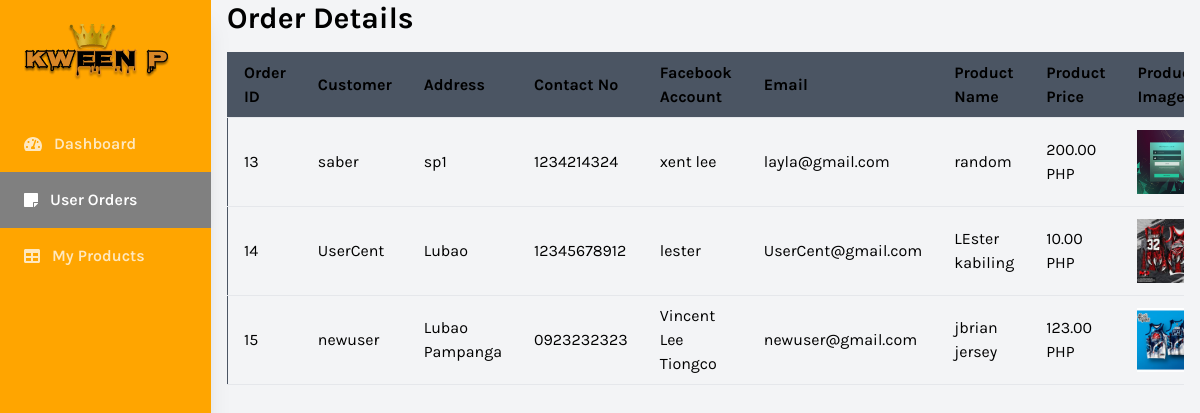
Screenshot of /userOrder.php (signed in) with the database file from the repository.
### tables this page shows
CREATE TABLE `orders` (
  `id` int(11) NOT NULL,
  `user_id` int(11) DEFAULT NULL,
  `product_id` int(11) DEFAULT NULL,
  `order_date` datetime DEFAULT NULL,
  `status` varchar(50) DEFAULT NULL,
  `facebook_account` varchar(255) DEFAULT NULL
);

CREATE TABLE `users` (
  `id` int(11) NOT NULL,
  `username` varchar(50) NOT NULL,
  `email` varchar(100) NOT NULL,
  `password` varchar(255) NOT NULL,
  `contact_no` varchar(15) DEFAULT NULL,
  `address` text DEFAULT NULL,
  `role` enum('user','admin') DEFAULT 'user',
  `created_at` timestamp NOT NULL DEFAULT current_timestamp()
);

CREATE TABLE `products` (
  `id` int(11) NOT NULL,
  `name` varchar(255) NOT NULL,
  `description` text DEFAULT NULL,
  `price` decimal(10,2) NOT NULL,
  `image_url` varchar(255) DEFAULT NULL,
  `date_created` datetime DEFAULT current_timestamp(),
  `date_updated` datetime DEFAULT current_timestamp() ON UPDATE current_timestamp(),
  `size` enum('S','M','L','XL','XXL') DEFAULT NULL,
  `stock` tinyint(1) NOT NULL DEFAULT 1
);

### userOrder.php (the view, shortened to what this page needs)
<?php
include 'db_connection.php';
$query = "
    SELECT o.id AS order_id, u.username, u.address, u.contact_no, u.email,
           p.name AS product_name, p.price AS product_price,
           p.image_url, o.order_date, o.status, o.facebook_account
    FROM orders o
    JOIN users u ON o.user_id = u.id
    JOIN products p ON o.product_id = p.id
";
$result = mysqli_query($db, $query);
?>
<!DOCTYPE html>
<html lang="en">
<head>
    <script src="https://cdn.tailwindcss.com"></script>
</head>
<body class="bg-gray-100 font-family-karla flex">
<aside class="relative bg-sidebar h-screen w-64 hidden sm:block shadow-xl">
    <div class="p-6">
        <img src="images/logo1.png" alt="">
    </div>
    <nav class="text-white text-base font-semibold pt-3">
        <a href="adminDashboard.php" class="flex items-center text-white opacity-75 hover:opacity-100 py-4 pl-6 nav-item">
            <i class="fas fa-tachometer-alt mr-3"></i>
            Dashboard
        </a>
        <a href="userOrder.php" class="flex items-center active-nav-link text-white py-4 pl-6 nav-item">
            <i class="fas fa-sticky-note mr-3"></i>
            User Orders
        </a>
        <a href="myProducts.php" class="flex items-center text-white opacity-75 hover:opacity-100 py-4 pl-6 nav-item">
            <i class="fas fa-table mr-3"></i>
            My Products
        </a>
    </nav>
</aside>
<div class="relative w-full flex flex-col h-screen overflow-hidden">
    <div class="container mx-auto px-4 flex-1">
        <h2 class="text-3xl font-bold mb-4">Order Details</h2>
        <div class="overflow-x-auto h-full">
            <div class="max-h-[calc(100vh-6rem)] overflow-y-auto">
                <table class="min-w-full border border-gray-600">
                    <thead class="bg-gray-600 sticky top-0 z-10">
                        <tr>
                            <th class="px-4 py-2 text-left border-b">Order ID</th>
                            <th class="px-4 py-2 text-left border-b">Customer</th>
                            <th class="px-4 py-2 text-left border-b">Address</th>
                            <th class="px-4 py-2 text-left border-b">Contact No</th>
                            <th class="px-4 py-2 text-left border-b">Facebook Account</th>
                            <th class="px-4 py-2 text-left border-b">Email</th>
                            <th class="px-4 py-2 text-left border-b">Product Name</th>
                            <th class="px-4 py-2 text-left border-b">Product Price</th>
                            <th class="px-4 py-2 text-left border-b">Product Image</th>
                        </tr>
                    </thead>
                    <tbody class="text-black">
                        <?php while ($row = mysqli_fetch_assoc($result)): ?>
                            <tr>
                                <td class="px-4 py-2 border-b"><?php echo $row['order_id']; ?></td>
                                <td class="px-4 py-2 border-b"><?php echo $row['username']; ?></td>
                                <td class="px-4 py-2 border-b"><?php echo $row['address']; ?></td>
                                <td class="px-4 py-2 border-b"><?php echo $row['contact_no']; ?></td>
                                <td class="px-4 py-2 border-b"><?php echo htmlspecialchars($row['facebook_account']); ?></td>
                                <td class="px-4 py-2 border-b"><?php echo $row['email']; ?></td>
                                <td class="px-4 py-2 border-b"><?php echo $row['product_name']; ?></td>
                                <td class="px-4 py-2 border-b"><?php echo number_format($row['product_price'], 2); ?> PHP</td>
                                <td class="px-4 py-2 border-b"><img src="<?php echo $row['image_url']; ?>" alt="<?php echo $row['product_name']; ?>" class="w-16 h-16 object-cover"></td>
                            </tr>
                        <?php endwhile; ?>
                    </tbody>
                </table>
            </div>
        </div>
    </div>
</div>
</body>
</html>

### userOrder.php (style rules this page uses)
.font-family-karla { font-family: karla; }
.bg-sidebar { background: orange; }
.active-nav-link { background: grey; }

### rows the page displays
orders: id "13", user.username "saber", user.address "sp1", user.contact_no "1234214324", facebook_account "xent lee", user.email "layla@gmail.com", product.name "random", product.price "200.00", product.image_url (picture)
orders: id "14", user.username "UserCent", user.address "Lubao", user.contact_no "12345678912", facebook_account "lester", user.email "UserCent@gmail.com", product.name "LEster kabiling", product.price "10.00", product.image_url (picture)
orders: id "15", user.username "newuser", user.address "Lubao Pampanga", user.contact_no "0923232323", facebook_account "Vincent Lee Tiongco", user.email "newuser@gmail.com", product.name "jbrian jersey", product.price "123.00", product.image_url (picture)
